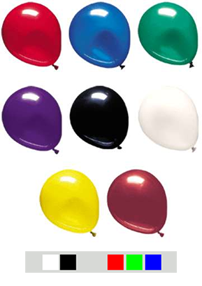
#> input picture Practica1/Imagenes/Globos.bmp, 202 x 286 px
$ python ejercicio5.py
#> lines starting #> are read from the running program, lines starting #| are printed output that depends on the picture
#! /usr/bin/env python

#*************************************************************************
#Muestreo y Cuantizacion
#5. Mostrar los efectos del muestreo y la cuantizacion en una imagen dada.
#*************************************************************************

#Imports
#******************************************************************************
import cv2
import numpy as np
import matplotlib.pyplot as plt
import matplotlib.image as mpimg
#******************************************************************************

# imagen sacada con bajo nivel de iluminacion
path1 = 'Imagenes/Globos.bmp'
img1 = cv2.imread(path1, cv2.IMREAD_GRAYSCALE)
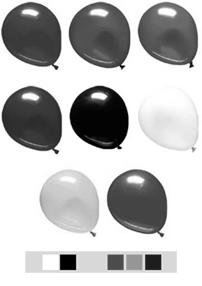
#> img1: shape (286, 202); min 0, max 255, mean 187.8
img1_muestreada = np.zeros_like(img1)
#Slicing
img1_muestreada[0:-1:4, 0:-1:4] = img1[0:-1:4, 0:-1:4]
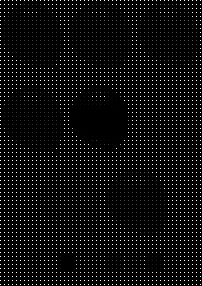
#> img1_muestreada: shape (286, 202); min 0, max 255, mean 12

# cuantizacion
niveles = 2
I_cuant = np.floor(img1 * ((256 / niveles) - 1))

# plotting
plt.figure()
plt.imshow(img1_muestreada, cmap='gray')
plt.title('Imagen submuestreada')
plt.figure()
plt.imshow(I_cuant, cmap='gray')
plt.title('Imagen cuantizada')
plt.figure()
plt.imshow(img1, cmap='gray')
plt.title('Imagen original')
plt.show()
